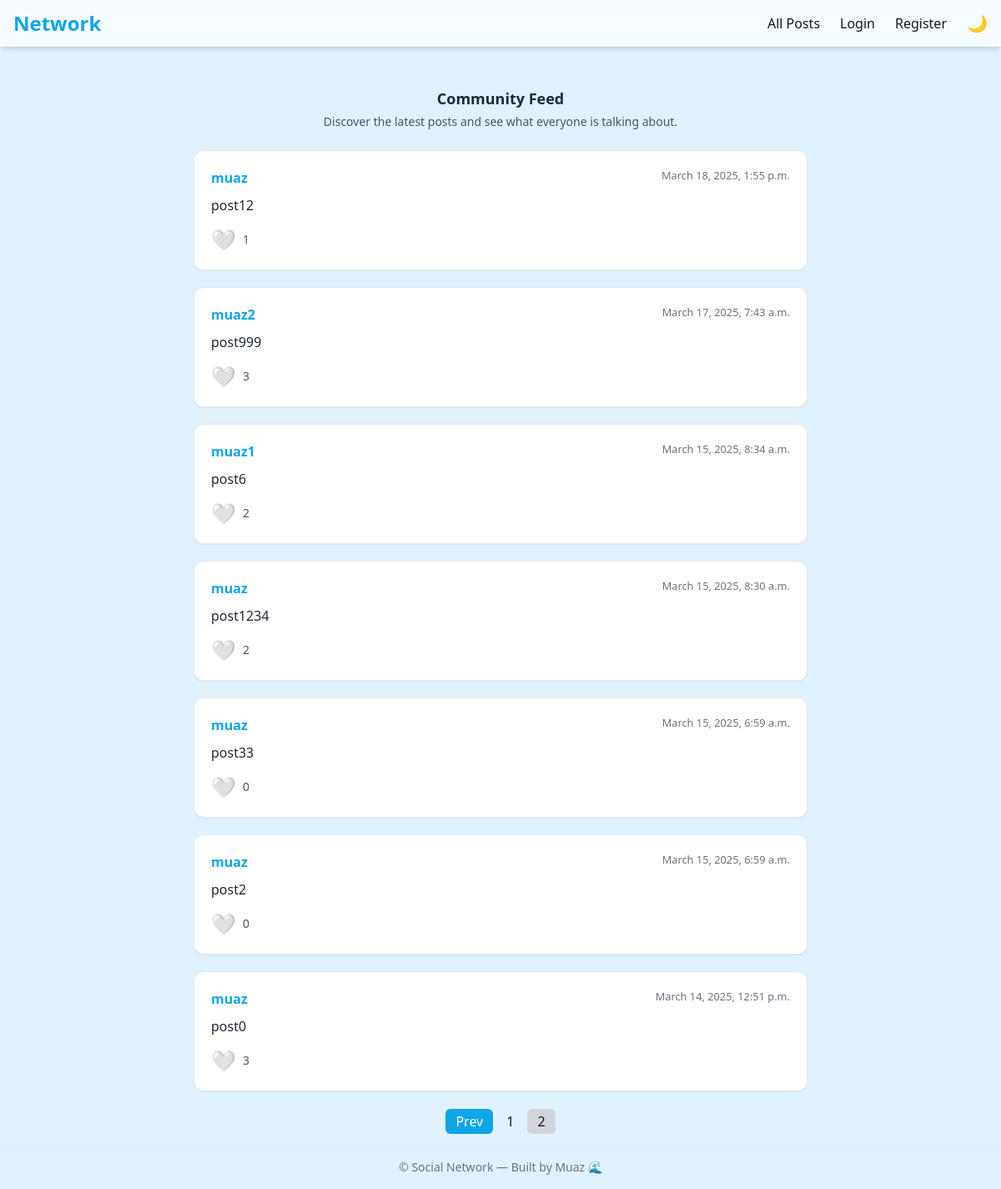
Screenshot of /?page=2 with the database file from the repository.
### network/models.py (models this page shows)
class Posts(models.Model):
    newpost=models.TextField()
    creator=models.ForeignKey(User, on_delete=models.CASCADE,related_name="Allposts")
    likes = models.IntegerField(default=0)
    liked_by=models.ManyToManyField(User,related_name="likedpost",blank=True)
    timestamp= models.DateTimeField(auto_now_add=True)

class User(AbstractUser):
    pass

### network/views.py (the view)
# urls.py: path("", views.index, name="index"),
def index(request):
    items = Posts.objects.all().order_by('-timestamp')
    paginator=Paginator(items,10)
    page=request.GET.get('page', 1)
    query=paginator.get_page(page)
    return render(request, "network/index.html", {"query": query})

### network/templates/network/index.html (shortened to what this page needs)
{% extends "network/layout.html" %}
{% block body %}
<div class="max-w-3xl mx-auto mb-6 text-center">
    <h3 class="text-lg font-semibold text-gray-800 dark:text-gray-200">Community Feed</h3>
    <p class="text-gray-600 dark:text-gray-400 text-sm mt-1">
        Discover the latest posts and see what everyone is talking about.
    </p>
</div>
<div class="flex flex-col gap-5 max-w-3xl mx-auto">
    {% for i in query %}
    <div class="bg-white dark:bg-[#1E293B] p-5 rounded-xl shadow-sm border border-gray-200 dark:border-gray-700 transition-colors duration-300">
        <div class="flex justify-between items-start mb-1">
            <a href="{% url 'profile' i.creator.id %}" class="font-semibold text-[#0EA5E9] hover:underline">{{ i.creator.username }}</a>
            <small class="text-gray-500 dark:text-gray-400">{{ i.timestamp }}</small>
        </div>
        <p class="mt-2 text-gray-800 dark:text-gray-200 leading-relaxed">{{ i.newpost }}</p>
        <div class="mt-3 flex items-center">
            <button
                class="like-button text-2xl focus:outline-none transition-colors duration-200"
                data-post-id="{{ i.id }}"
                {% if user in i.liked_by.all %}
                    style="color:red;"
                {% else %}
                    style="color:white;"
                {% endif %}>
                {% if user in i.liked_by.all %}
                    ❤️
                {% else %}
                    🤍
                {% endif %}
            </button>
            <span class="ml-2 text-sm text-gray-600 dark:text-gray-400" id="likes-count-{{ i.id }}">{{ i.likes }}</span>
        </div>
    </div>
    {% empty %}
    <p class="text-center text-gray-500 dark:text-gray-400">No posts yet. Be the first to share something!</p>
    {% endfor %}
</div>
<div class="mt-6 flex justify-center max-w-3xl mx-auto">
    <nav>
        <ul class="flex gap-1">
            {% if query.has_previous %}
                <li>
                    <a href="?page={{ query.previous_page_number }}" class="px-3 py-1 rounded-md bg-[#0EA5E9] text-white hover:bg-[#0284C7]">Prev</a>
                </li>
            {% endif %}
            {% for page_num in query.paginator.page_range %}
                {% if query.number == page_num %}
                    <li>
                        <span class="px-3 py-1 rounded-md bg-gray-300 dark:bg-gray-600">{{ page_num }}</span>
                    </li>
                {% else %}
                    <li>
                        <a href="?page={{ page_num }}" class="px-3 py-1 rounded-md hover:bg-gray-200 dark:hover:bg-gray-700">{{ page_num }}</a>
                    </li>
                {% endif %}
            {% endfor %}
        </ul>
    </nav>
</div>
{% endblock %}

### rows the page displays
Posts: creator.username "muaz", timestamp "March 18, 2025, 1:55 p.m.", newpost "post12", likes "1"
Posts: creator.username "muaz2", timestamp "March 17, 2025, 7:43 a.m.", newpost "post999", likes "3"
Posts: creator.username "muaz1", timestamp "March 15, 2025, 8:34 a.m.", newpost "post6", likes "2"
Posts: creator.username "muaz", timestamp "March 15, 2025, 8:30 a.m.", newpost "post1234", likes "2"
Posts: creator.username "muaz", timestamp "March 15, 2025, 6:59 a.m.", newpost "post33", likes "0"
Posts: creator.username "muaz", timestamp "March 15, 2025, 6:59 a.m.", newpost "post2", likes "0"
Posts: creator.username "muaz", timestamp "March 14, 2025, 12:51 p.m.", newpost "post0", likes "3"

### other values shown
{{ page_num }} "1"
{{ page_num }} "2"
